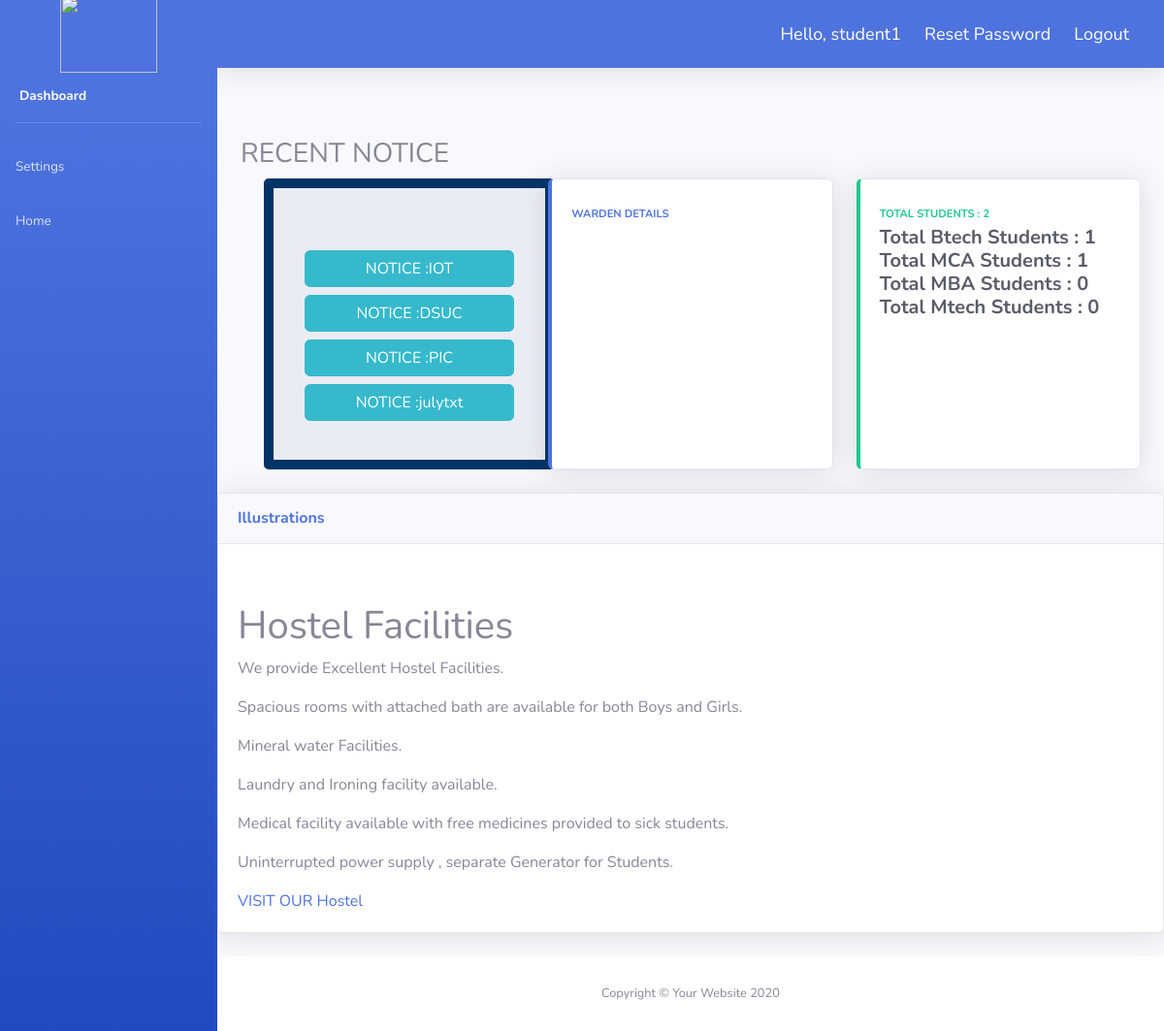
Screenshot of /inform/ (signed in) with the database file from the repository.
### hostelapp/models.py (models this page shows)
class Notice(models.Model):
    notice=models.FileField()
    title=models.CharField(max_length=100,null=True)

### hostelapp/views.py (the view)
# urls.py: path('inform/', views.infoPage,name="inform"),
@login_required(login_url='login')
def infoPage(request):
    data = Notice.objects.all()
    students = Student.objects.all()
    total_students = students.count()
    btech_students = students.filter(course='BTECH').count()
    mca_students = students.filter(course='MCA').count()
    mba_students = students.filter(course='MBA').count()
    mtech_students = students.filter(course='MTECH').count()
    context={
        'data':data,
        'students':students,
        'total_students':total_students,
        'btech_students':btech_students,
        'mca_students':mca_students,
        'mba_students':mba_students,
        'mtech_students':mtech_students,
    }
    return render(request, 'hostelapp/inform.html', context)

### hostelapp/templates/hostelapp/inform.html (shortened to what this page needs)
{% extends 'hostelapp/navbar.html' %}
{% load static %}
{% block content %}
<br>
<br>
        <div class="container-fluid">
    <h3>RECENT NOTICE</h3>
          <div class="row">
                      <div class="col-xl-4 col-md-6 mb-4">
                <div class="container-fluid">
  <div id="div1" class="jumbotron bg-gray ">
    <marquee direction="up" scrollamount="5" onmouseover="this.stop()" onmouseout="this.start()" loop="1000"height="100">
    {% for i in data %}
        <a href="{{i.notice.url}}" class="btn btn-info btn-block" role="button">NOTICE :{{i.title}}</a>
    {% endfor %}
    </marquee>
  </div>
              </div>
            </div>
            <div class="col-xl-4 col-md-6 mb-4">
              <div class="card border-left-primary shadow h-100 py-2">
                <div class="card-body">
                  <div class="row no-gutters align-items-center">
                    <div class="col mr-2">
                      <div class="text-xs font-weight-bold text-primary text-uppercase mb-1">Warden Details</div>
                    </div>
                  </div>
                </div>
              </div>
            </div>
            <div class="col-xl-4 col-md-6 mb-4">
              <div class="card border-left-success shadow h-100 py-2">
                <div class="card-body">
                  <div class="row no-gutters align-items-center">
                    <div class="col mr-2">
                      <div class="text-xs font-weight-bold text-success text-uppercase mb-1">Total Students  :
                      {{total_students}}</div>
                      <div class="h5 mb-0 font-weight-bold text-gray-800">Total Btech Students  :
                      {{btech_students}}</div>
                      <div class="h5 mb-0 font-weight-bold text-gray-800">Total MCA Students  :
                      {{mca_students}}</div>
                      <div class="h5 mb-0 font-weight-bold text-gray-800">Total MBA Students  :
                      {{mba_students}}</div>
                      <div class="h5 mb-0 font-weight-bold text-gray-800">Total Mtech Students  :
                      {{mtech_students}}</div>
                    </div>
                  </div>
                </div>
              </div>
            </div>
            </div>
          </div>
              <div class="card shadow mb-4">
                <div class="card-header py-3">
                  <h6 class="m-0 font-weight-bold text-primary">Illustrations</h6>
                </div>
                <div class="card-body">
                  <div class="text-center">
                  <marquee direction="right" scrollamount="15" onmouseover="this.stop()" onmouseout="this.start()" loop="100"height="300">
</marquee>
                  </div>
                  <h1>Hostel Facilities</h1>
                  <p>We provide Excellent Hostel Facilities.</p>
                  <p>Spacious rooms with attached bath are available for both Boys and Girls.</p>
                  <p>Mineral water Facilities.</p>
                  <p>Laundry and Ironing facility available.</p>
                  <p>Medical facility available with free medicines provided to sick students.</p>
                  <p>Uninterrupted power supply , separate Generator for Students.</p>
                  <a target="_blank" rel="nofollow" href="#">VISIT OUR Hostel</a>
                </div>
              </div>
{% endblock %}

### hostelapp/templates/hostelapp/navbar.html (shortened to what this page needs)
<!DOCTYPE html>
<html lang="en">
{% load static %}
<head>
  <link href="{% static 'css/sb-admin-2.min.css' %}" rel="stylesheet">
</head>
<body id="page-top">
  <div id="wrapper">
    <ul class="navbar-nav bg-gradient-primary sidebar sidebar-dark accordion" id="accordionSidebar">
      <a class="sidebar-brand d-flex align-items-center justify-content-center" href="#">
        <div><img src="{% static 'img/download.jfif' %}" width="100" height="80"></div>
      </a>
      <li class="nav-item active">
        <a class="nav-link" href="{% url 'inform' %}">
          <span>Dashboard</span></a>
      </li>
      <hr class="sidebar-divider">
      {% if request.user.is_staff %}
       <li class="nav-item">
        <a class="nav-link collapsed" href="{% url 'dashboard' %}">
          <span>Students</span>
        </a>
      </li>
    {% else %}
    <li class="nav-item">
        <a class="nav-link collapsed" href="{% url 'account' %}">
          <span>Settings</span>
        </a>
      </li>
          <li class="nav-item">
        <a class="nav-link collapsed" href="{% url 'user' %}">
          <span>Home</span>
        </a>
      </li>
    {% endif %}
    </ul>
    <div id="content-wrapper" class="d-flex flex-column">
      <div id="content">
        <nav class="navbar navbar-expand navbar-light bg-primary topbar mb-4 static-top shadow">
          <ul class="navbar-nav ml-auto">
            <li>
               <span class="hello-msg">Hello, {{request.user}}</span>
               <span><a class="hello-msg" href="{% url 'reset_password' %}">Reset Password</a></span>
  <span ><a  class="hello-msg" href="{% url 'logout' %}">Logout</a></span>
            </li>
          </ul>
        </nav>
        {% block content %}
        {% endblock %}
      <footer class="sticky-footer bg-white">
        <div class="container my-auto">
          <div class="copyright text-center my-auto">
            <span>Copyright &copy; Your Website 2020</span>
          </div>
        </div>
      </footer>
</body>
</html>

### hostelapp/templates/hostelapp/navbar.html (style rules this page uses)
.hello-msg { font-size: 18px; color: #fff; margin-right: 20px; }
.jumbotron { border:10px solid #003366; width: 300px; height: 300px; margin: 0 auto; align: left; }

### rows the page displays
Notice: title "IOT"
Notice: title "DSUC"
Notice: title "PIC"
Notice: title "julytxt"

### other values shown
{{ request.user }} "student1"
{{ total_students }} "2"
{{ btech_students }} "1"
{{ mca_students }} "1"
{{ mba_students }} "0"
{{ mtech_students }} "0"
